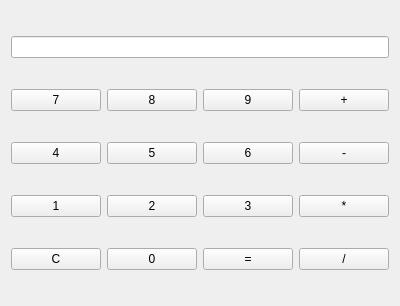
<?xml version="1.0" encoding="UTF-8"?>
<ui version="4.0">
 <class>CalculatriceSD</class>
 <widget class="QWidget" name="CalculatriceSD">
  <property name="geometry">
   <rect>
    <x>0</x>
    <y>0</y>
    <width>400</width>
    <height>306</height>
   </rect>
  </property>
  <property name="minimumSize">
   <size>
    <width>400</width>
    <height>306</height>
   </size>
  </property>
  <property name="maximumSize">
   <size>
    <width>400</width>
    <height>306</height>
   </size>
  </property>
  <property name="windowTitle">
   <string>Calculatrice</string>
  </property>
  <layout class="QGridLayout" name="gridLayout">
   <item row="0" column="0" colspan="4">
    <widget class="QLineEdit" name="lineEditAffichage"/>
   </item>
   <item row="1" column="0">
    <widget class="QPushButton" name="pushButton7">
     <property name="text">
      <string>7</string>
     </property>
    </widget>
   </item>
   <item row="1" column="1">
    <widget class="QPushButton" name="pushButton8">
     <property name="text">
      <string>8</string>
     </property>
    </widget>
   </item>
   <item row="1" column="2">
    <widget class="QPushButton" name="pushButton9">
     <property name="text">
      <string>9</string>
     </property>
    </widget>
   </item>
   <item row="1" column="3">
    <widget class="QPushButton" name="pushButtonPlus">
     <property name="text">
      <string>+</string>
     </property>
    </widget>
   </item>
   <item row="2" column="0">
    <widget class="QPushButton" name="pushButton4">
     <property name="text">
      <string>4</string>
     </property>
    </widget>
   </item>
   <item row="2" column="1">
    <widget class="QPushButton" name="pushButton5">
     <property name="text">
      <string>5</string>
     </property>
    </widget>
   </item>
   <item row="2" column="2">
    <widget class="QPushButton" name="pushButton6">
     <property name="text">
      <string>6</string>
     </property>
    </widget>
   </item>
   <item row="2" column="3">
    <widget class="QPushButton" name="pushButtonMoins">
     <property name="text">
      <string>-</string>
     </property>
    </widget>
   </item>
   <item row="3" column="0">
    <widget class="QPushButton" name="pushButton1">
     <property name="text">
      <string>1</string>
     </property>
    </widget>
   </item>
   <item row="3" column="1">
    <widget class="QPushButton" name="pushButton2">
     <property name="text">
      <string>2</string>
     </property>
    </widget>
   </item>
   <item row="3" column="2">
    <widget class="QPushButton" name="pushButton3">
     <property name="text">
      <string>3</string>
     </property>
    </widget>
   </item>
   <item row="3" column="3">
    <widget class="QPushButton" name="pushButtonMultiplier">
     <property name="text">
      <string>*</string>
     </property>
    </widget>
   </item>
   <item row="4" column="0">
    <widget class="QPushButton" name="pushButtonClear">
     <property name="text">
      <string>C</string>
     </property>
    </widget>
   </item>
   <item row="4" column="1">
    <widget class="QPushButton" name="pushButton0">
     <property name="text">
      <string>0</string>
     </property>
    </widget>
   </item>
   <item row="4" column="2">
    <widget class="QPushButton" name="pushButtonEgal">
     <property name="text">
      <string>=</string>
     </property>
    </widget>
   </item>
   <item row="4" column="3">
    <widget class="QPushButton" name="pushButtonDiviser">
     <property name="text">
      <string>/</string>
     </property>
    </widget>
   </item>
  </layout>
 </widget>
 <layoutdefault spacing="6" margin="11"/>
 <resources/>
 <connections/>
</ui>
